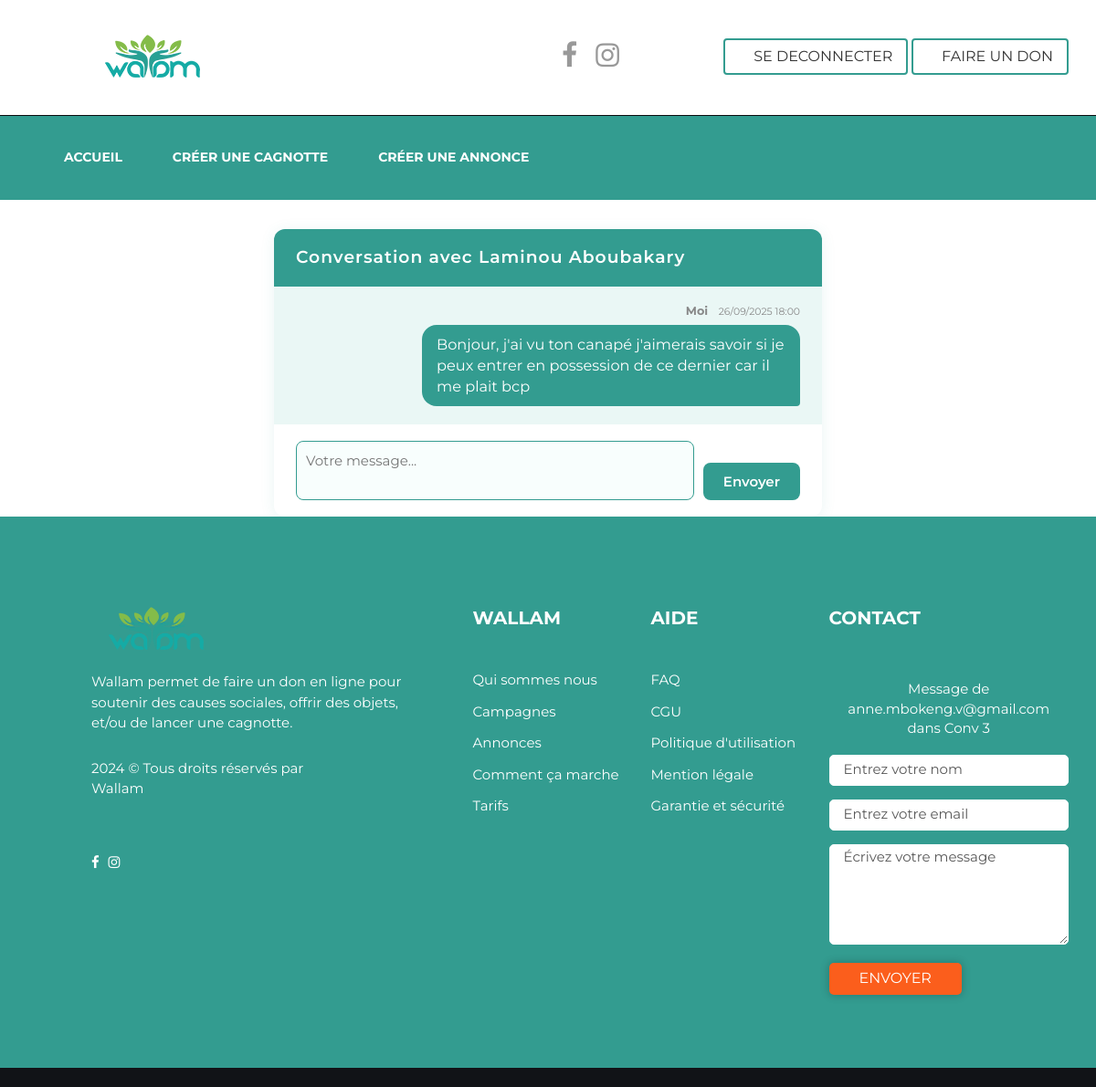
The app's page /conversation/3/ (signed in) with its own data.
### core/models.py (models this page shows, shortened)
class Personne(models.Model):
    user = models.OneToOneField(CustomUser, on_delete=models.CASCADE)
    pseudo = models.CharField(max_length=100, null=True, blank=True)
    accept_cgu = models.BooleanField(default=False)
    created_at = models.DateField(auto_now_add=True)
    class Meta:
        abstract = True

class Particulier(Personne):
    avatar = models.ImageField(upload_to='avatars/', null=True, blank=True)
    def __str__(self):
        return self.user.email

class CustomUser(AbstractUser):
    username = None  # Supprime le champ `username` par défaut
    email = models.EmailField(unique=True)
    phone = models.CharField(max_length=20, unique=True, blank=True, null=True)
    USERNAME_FIELD = 'email'
    REQUIRED_FIELDS = []
    objects = CustomUserManager()

class Message(models.Model):
    conversation = models.ForeignKey(Conversation, on_delete=models.CASCADE, related_name="messages")
    sender = models.ForeignKey(Particulier, on_delete=models.CASCADE, related_name="sent_messages")
    content = models.TextField()
    created_at = models.DateTimeField(auto_now_add=True)
    read = models.BooleanField(default=False)
    class Meta:
        ordering = ["created_at"]
    def __str__(self):
        return f"Message de {self.sender} dans Conv {self.conversation.id}"

class Conversation(models.Model):
    participants = models.ManyToManyField(Particulier, related_name="conversations")
    created_at = models.DateTimeField(auto_now_add=True)

### core/views.py (the view)
# urls.py: path("conversation/<int:conversation_id>/", conversation_detail, name="conversation_detail"),
@login_required
def conversation_detail(request, conversation_id):
    try:
        particulier = Particulier.objects.get(user=request.user)
    except Particulier.DoesNotExist:
        return redirect("index")
    conversation = get_object_or_404(Conversation, id=conversation_id, participants=particulier)
    if request.method == "POST":
        content = request.POST.get("content")
        if content:
            Message.objects.create(conversation=conversation, sender=particulier, content=content)
        return redirect("conversation_detail", conversation_id=conversation.id)
    messages_list = conversation.messages.all()
    return render(request, "messagerie/conversation_detail.html", {"conversation": conversation, "messages": messages_list})

### templates/messagerie/conversation_detail.html (shortened to what this page needs)
{% extends 'default.html' %}
{% load static %}
{% block menu %}
<ul class="nav navbar-nav">
    <li>
        <a href="{% url 'index' %}">Accueil</a>
    </li>
    <li>
        <a href="{% url 'create_campaign' %}">Créer une cagnotte</a>
    </li>
    <li><a href="{% url 'announce' %}">Créer une annonce</a></li>
</ul>
{% endblock %}
{% block content %}
<div class="chat-container">
    <div class="chat-header">
        Conversation avec
        {% for p in conversation.participants.all %}
            {% if p.user.id != request.user.id %}
                {{ p.user.get_full_name|default:p.user.email }}
            {% endif %}
        {% endfor %}
    </div>
    <div class="chat-messages">
        {% for msg in messages %}
            <div class="message-row {% if msg.sender.user.id == request.user.id %}message-me{% else %}message-other{% endif %}">
                <div class="message-meta">
                    <b>
                        {% if msg.sender.user.id == request.user.id %}
                            Moi
                        {% else %}
                            {{ msg.sender.user.get_full_name|default:msg.sender.user.email }}
                        {% endif %}
                    </b>
                    <span style="font-size:0.85em; margin-left:8px;">{{ msg.created_at|date:"d/m/Y H:i" }}</span>
                </div>
                <div class="message-bubble">
                    {{ msg.content }}
                </div>
            </div>
        {% empty %}
            <div style="color:#888; text-align:center; margin-top:30px;">Aucun message pour le moment.</div>
        {% endfor %}
    </div>
    <form method="post" class="chat-form">
        <textarea name="content" rows="2" placeholder="Votre message..." required></textarea>
        <button type="submit">Envoyer</button>
    </form>
</div>
{% endblock %}

### templates/default.html (shortened to what this page needs)
{% load static %}
<!DOCTYPE html>
<html lang="en">
<head>
    <link href="{% static 'css/font-awesome.min.css' %}" rel="stylesheet">
    <link href="{% static 'css/flaticon.css' %}" rel="stylesheet">
    <link href="{% static 'css/bootstrap.min.css' %}" rel="stylesheet">
    <link href="{% static 'css/animate.css' %}" rel="stylesheet">
    <link href="{% static 'css/slick.css' %}" rel="stylesheet">
    <link href="{% static 'css/slick-theme.css' %}" rel="stylesheet">
    <link href="{% static 'css/bootstrap-touchspin.css' %}" rel="stylesheet">
    <link href="{% static 'css/owl.carousel.css' %}" rel="stylesheet">
    <link href="{% static 'css/owl.theme.css' %}" rel="stylesheet">
    <link href="{% static 'css/owl.transitions.css' %}" rel="stylesheet">
    <link href="{% static 'css/jquery.fancybox.css' %}" rel="stylesheet">
    <link href="{% static 'css/style.css' %}" rel="stylesheet">
</head>
<body>
    <div class="page-wrapper home-style-three">
        <header id="header" class="header-style-four">
            <div class="top-bar">
                <div class="container">
                    <div class="row">
                        <div class="col col-lg-6 col-md-5 col-sm-5">
                            <div class="logo">
                                <a href="{% url 'index' %}"><img src="{% static 'images/logo-2.png' %}" alt class="img img-responsive"></a>
                            </div>
                        </div>
                        <div class="col col-lg-6 col-md-7 col-sm-7 social-links-btns">
                            <div class="social">
                                <ul>
                                    <li><a href="https://www.facebook.com/wallamOfficial237" target="_blank"><i class="fa fa-facebook"></i></a></li>
                                    <li><a href="https://www.instagram.com/wallam_officiel?igsh=YzljYTk1ODg3Zg==" target="_blank"><i class="fa fa-instagram"></i></a></li>
                                </ul>
                            </div>
                            <div class="btns">
                                {% if user.is_authenticated %}
                                <a href="{% url 'logout' %}" class="btn theme-btn-s2"><i class="fi flaticon-black"></i> Se deconnecter</a>
                                {% else %}
                                <a href="{% url 'login' %}" class="btn theme-btn-s2"><i class="fi flaticon-black"></i> Se connecter</a>
                                {% endif %}
                                <a href="{% url 'campaing_donation_list' %}" class="btn theme-btn-s2"><i class="fi flaticon-water"></i> Faire un don</a>
                            </div>
                        </div>
                    </div>
                </div>
            </div>
            <nav class="navigation navbar navbar-default" id="main-navigation">
                <div class="container">
                    <div id="navbar" class="navbar-collapse collapse">
                        {% block menu %}{% endblock %}
                    </div>
                </div>
            </nav>
        </header>
        {% block content %}
        {% endblock %}
        <footer>
            <div class="container">
                <div class="row upper-footer">
                    <div class="col col-md-5 col-xs-6">
                        <div class="widget about-widget">
                            <div class="logo">
                                <img src="{% static 'images/logo.png' %}" alt class="img img-responsive">
                            </div>
                            <div class="details">
                                <p>Wallam permet de faire un don en ligne pour soutenir des causes sociales, offrir des objets, et/ou de lancer une cagnotte.</p>
                                <p class="copyright">
                                    2024 &copy; Tous droits réservés par <span><a href="#">Wallam</a></span>
                                </p>
                                <ul class="social-links">
                                    <li><a href="https://www.facebook.com/wallamOfficial237" target="_blank"><i class="fa fa-facebook"></i></a></li>
                                    <li><a href="https://www.instagram.com/wallam_officiel?igsh=YzljYTk1ODg3Zg==" target="_blank"><i class="fa fa-instagram"></i></a></li>
                                </ul>
                            </div>
                        </div>
                    </div>
                    <div class="col col-md-2 col-xs-6">
                        <div class="widget">
                            <h3>Wallam</h3>
                            <ul>
                                <li><a href="{% url 'qui_sommes_nous' %}">Qui sommes nous</a></li>
                                <li><a href="{% url 'campaign_list' %}">Campagnes</a></li>
                                <li><a href="{% url 'donation_list' %}">Annonces</a></li>
                                <li><a href="{% url 'how_it_work' %}">Comment ça marche</a></li>
                                <li><a href="{% url 'tarifs' %}">Tarifs</a></li>
                            </ul>
                        </div>
                    </div>
                    <div class="col col-md-2 col-xs-6">
                        <div class="widget">
                            <h3>Aide</h3>
                            <ul>
                                <li><a href="{% url 'faq' %}">FAQ</a></li>
                                <li><a href="{% url 'cgu' %}">CGU</a></li>
                                <li><a href="#">Politique d'utilisation</a></li>
                                <li><a href="{% url 'mention_legale' %}">Mention légale</a></li>
                                <li><a href="{% url 'garantie_securite' %}">Garantie et sécurité</a></li>
                            </ul>
                        </div>
                    </div>
                    <div class="col col-md-3 col-xs-6">
                        <div class="widget contact-widget">
                            <h3>Contact</h3>
                            <div>
                                {% if messages %}
                                    <div>
                                        {% for message in messages %}
                                            <div style="margin-bottom:8px; border-radius:6px; padding:10px; text-align:center;
                                                ">
                                                {{ message }}
                                            </div>
                                        {% endfor %}
                                    </div>
                                {% endif %}
                                <form action="{% url 'contact' %}" class="form" method="post">
                                    <div>
                                        <input type="text" class="form-control" name="nom" placeholder="Entrez votre nom" required>
                                    </div>
                                    <div>
                                        <input type="email" class="form-control" name="email" placeholder="Entrez votre email" required>
                                    </div>
                                    <div>
                                        <textarea name="message" placeholder="Écrivez votre message" required></textarea>
                                    </div>
                                    <div>
                                        <button class="btn theme-btn" type="submit">Envoyer</button>
                                    </div>
                                </form>
                            </div>
                        </div>
                    </div>
                </div>
            </div>
            <div class="row lower-footer">
                <div class="col col-xs-12">
                </div>
            </div>
        </footer>
    </div>
</body>
</html>

### templates/messagerie/conversation_detail.html (style rules this page uses)
.chat-container { max-width: 600px; margin: 32px auto 0 auto; background: #fff; border-radius: 12px; box-shadow: 0 2px 16px rgba(51,156,144,0.10); padding: 0 0 18px 0; }
.chat-header { background: #339c90; color: #fff; border-radius: 12px 12px 0 0; padding: 18px 24px; font-size: 1.25em; font-weight: 600; letter-spacing: 1px; }
.chat-messages { max-height: 350px; overflow-y: auto; padding: 18px 24px 0 24px; background: #eaf7f5; border-radius: 0 0 0 0; }
.message-row { display: flex; flex-direction: column; margin-bottom: 18px; }
.message-me { align-items: flex-end; }
.message-bubble { max-width: 75%; padding: 10px 16px; border-radius: 16px; margin-bottom: 2px; font-size: 1.08em; word-break: break-word; }
.message-me .message-bubble { background: #339c90; color: #fff; border-bottom-right-radius: 4px; }
.message-meta { font-size: 0.85em; color: #888; margin-bottom: 6px; }
.chat-form { display: flex; align-items: flex-end; gap: 10px; padding: 18px 24px 0 24px; }
.chat-form textarea { flex: 1; border-radius: 8px; border: 1.5px solid #339c90; padding: 10px; font-size: 1em; resize: none; min-height: 48px; background: #f8fefd; }
.chat-form button { background: #339c90; color: #fff; border: none; border-radius: 8px; padding: 10px 22px; font-size: 1em; font-weight: 600; cursor: pointer; transition: background 0.2s; }

### templates/default.html (style rules this page uses)
footer { background: #339c90 !important; background-color: #339c90 !important; color: #fff !important; }
footer h3, footer p, footer a, footer .copyright, footer .widget, footer .btn.theme-btn { color: #fff !important; }
footer input, footer textarea { background: #fff !important; color: #339c90 !important; border: 1px solid #fff !important; }
nav.navigation, .navbar, .navbar-default, #main-navigation, .navbar-header, .navbar-collapse, .nav.navbar-nav, .nav.navbar-nav > li > a { background: #339c90 !important; background-color: #339c90 !important; border-color: #339c90 !important; color: #fff !important; }
.nav.navbar-nav > li > a, .navbar-default .navbar-nav > li > a { color: #fff !important; border-radius: 0 !important; border-bottom: 2px solid #339c90 !important; transition: background 0.2s, color 0.2s; }
.btn.theme-btn-s2 { border: 2px solid #339c90 !important; background: #fff !important; color: inherit !important; transition: background 0.2s, color 0.2s; }

### records on screen
Particulier: user.get_full_name "Laminou Aboubakary"
Message: shows "Moi", created_at "26/09/2025 18:00", content "Bonjour, j'ai vu ton canapé j'aimerais savoir si je peux entrer en possession de ce dernier car il me plait bcp", sender+conversation "Message de anne.mbokeng.v@gmail.com dans Conv 3"
